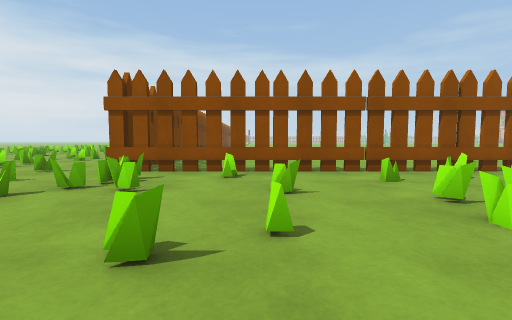
[1] (above)

24 first-person views from a walk through a scene from a Unity 3-D project. The camera is 0.72 m above the floor, tilts 4° down and sees 85° across. The floor is counted in squares, 1 m on a side. Each view is taken from the middle of a square. On the plan, view 1 faces up. The plan holds only what a view shows up to about 10 squares ahead; the rest is blank. The place goes on beyond the plan. The player is left out. Some animated figures are not drawn. Some surface patterns are stand-ins.

[2]
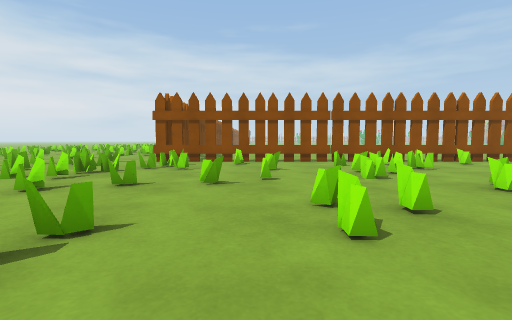

[3]
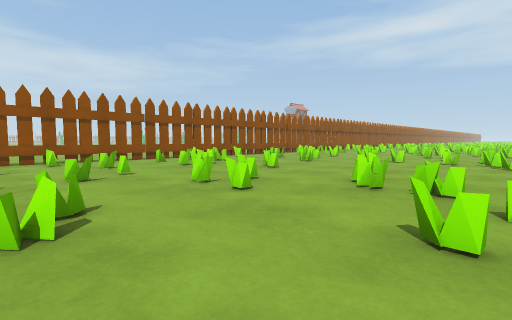

[4]
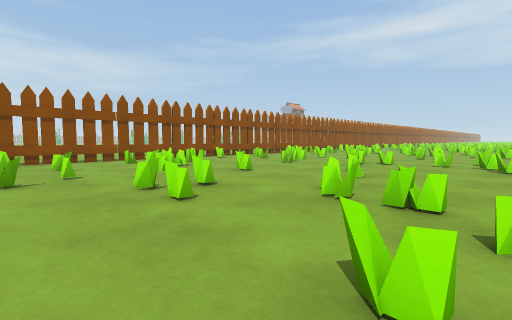

[5]
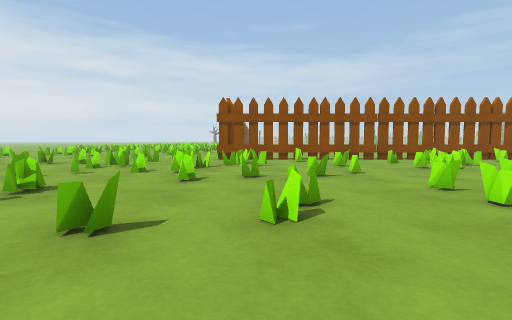

[6]
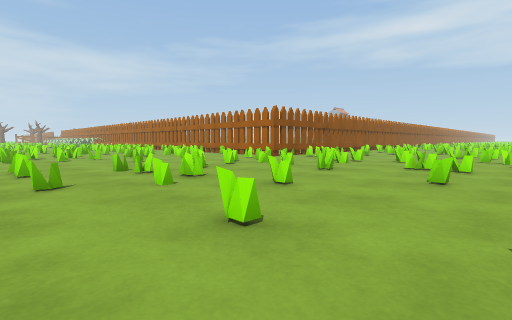

[7]
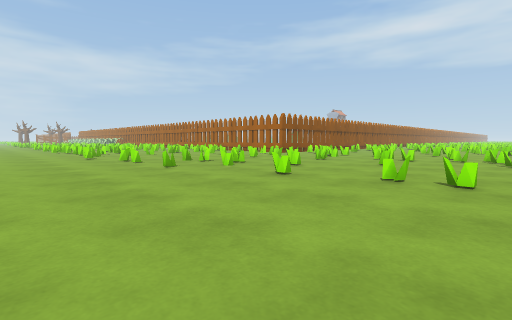

[8]
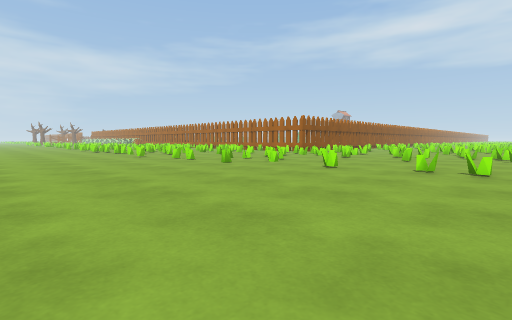

[9]
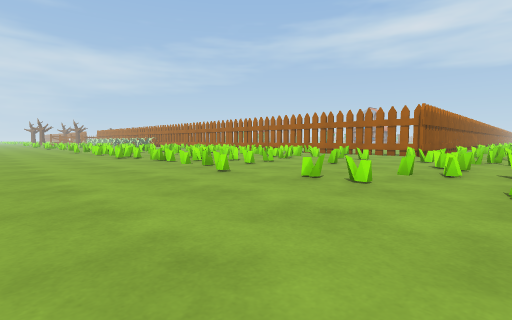

[10]
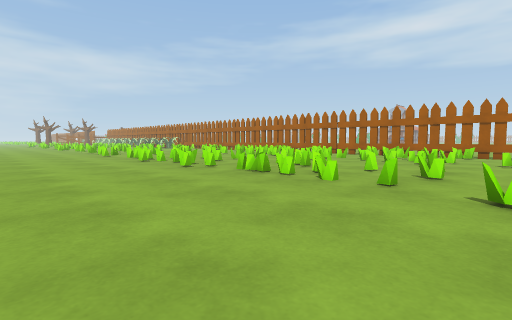

[11]
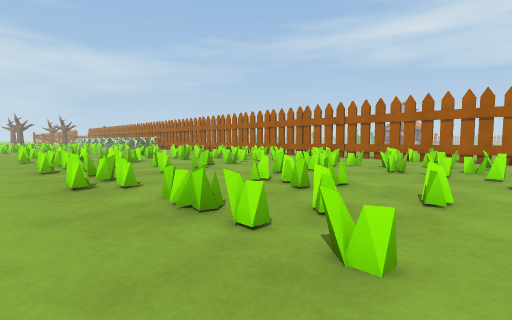

[12]
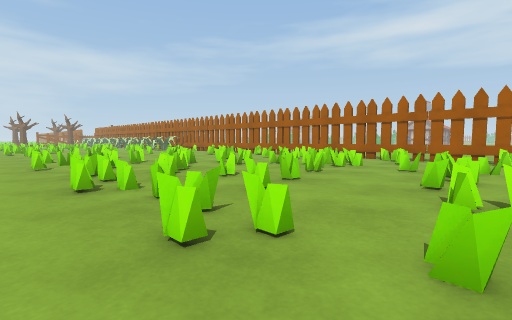

[13]
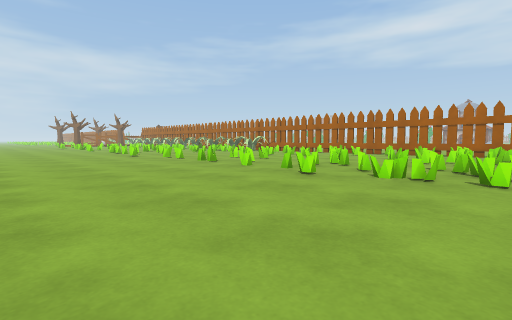

[14]
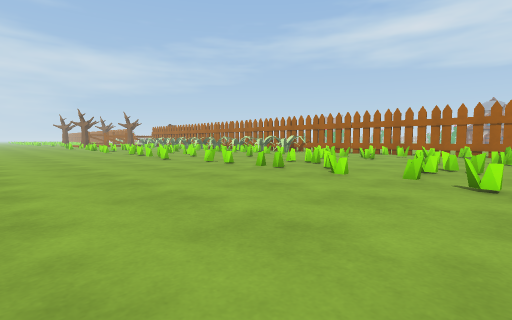

[15]
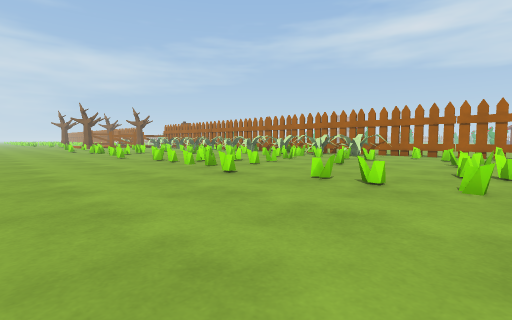

[16]
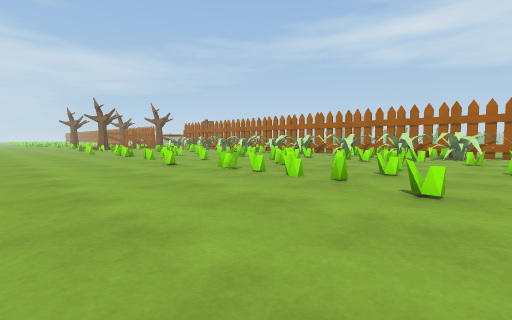

[17]
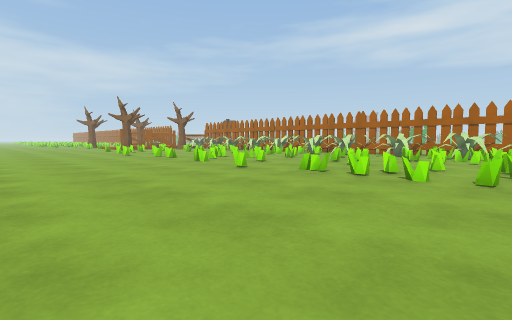

[18]
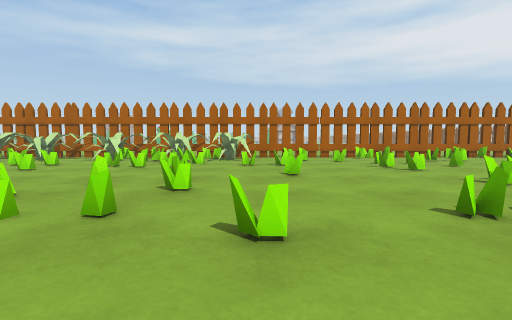

[19]
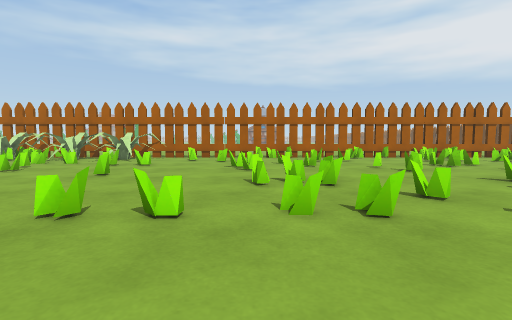

[20]
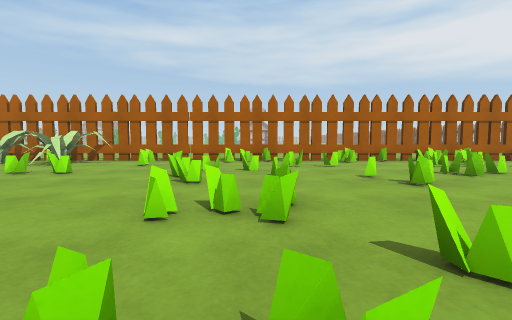

[21]
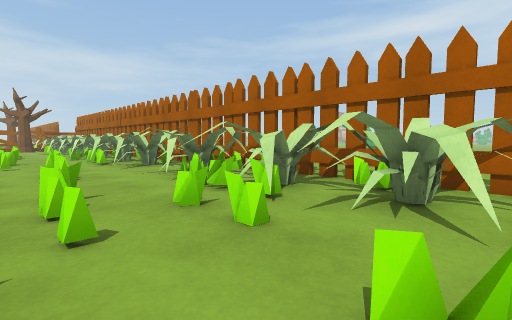

[22]
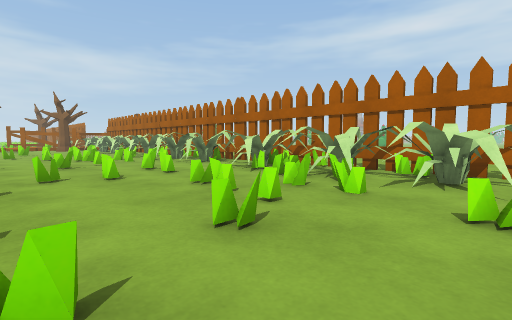

[23]
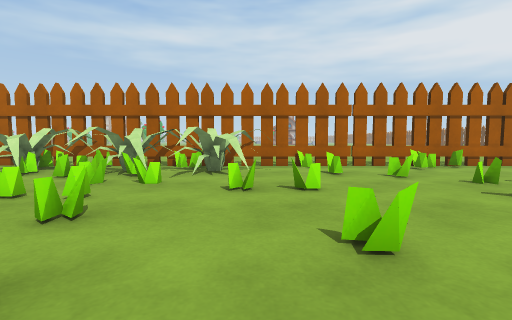

[24]
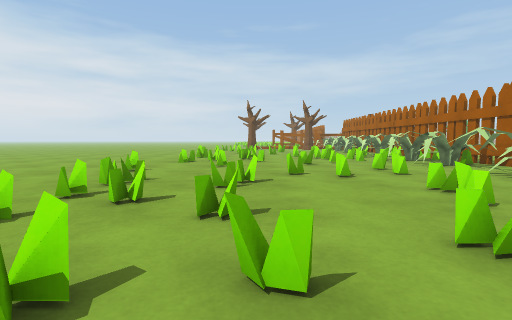

### Floor plan
Key: @ floor where view 1 was taken; # wall or solid block; x gap in a wall; . floor; = window, fence, low wall or low ledge; F fence; B bush.
Columns run from 18 left of view 1 to 7 right of it. Each row starts with its distance up from view 1.
 41 ......===...#BBF
 40 ......=...=..BBF
 39 .......=.....BBF
 38 .....=.....=BBBF
 37 .........===BBBF
 36 ......=.=#=#B#BF
 35 ......=...#==#BF..
 34 .......==.==BBBF..
 33 ......=#=.=.#BBF
 32 .......==....BBF.
 31  ....=.....=B.BF.
 30 .........=.=...F.
 29 ......=......=.F
 28 ......=.....=..F.
 27 ........=.=...=F.
 26 ......=.=......F
 25 .......=...===.F
 24 ......=...==#=.F
 23 ......==..=# #=F
 22 .....=..=..=# =F
 21 .......=#=.===#F
 20 ......=#====#==F
 19 ......=========F
 18 .....====.====#F
 17  ....====x=====F
 16  .....===....==F
 15  ....==....===#F
 14  ........====#=F
 13  .....=.=...===F
 12  .....=.=..====F
 11  .....=....===#F
 10  .....=.=.=.=. F
  9  ......=.......F. .... ..
  8  ....=...=.=...F..........
  7  ........=...=.FFFFFF.FFFF
  6  .....=....=....F...FFF.F.
  5 ......==.=.=.==.=...=.=...
  4 ........==..=#===.=...=..
  3 ......=.=...===.....==...
  2 .......=...====.=x=.=.=.==
  1 .........=.....=......=...
  0 .......=.....=....@==....=
 -1 ..........=..=..=..=...=..
 -2 .......=.....x.=....===...
 -3 .......=.....==.....=.....
 -4 ......... ..=   ..==.. ..=

Positions as (right, up) in squares from view 1, and headings:
1: (0, 0), facing up
2: (0, -3), facing up
3: (-2, -4), facing up-right
4: (-1, -4), facing up-right
5: (-2, -4), facing up
6: (-13, -2), facing up-right
7: (-16, -4), facing up-right
8: (-18, -4), facing up-right
9: (-17, 3), facing up-right
10: (-17, 8), facing up-right
11: (-14, 10), facing up-right
12: (-14, 13), facing up-right
13: (-18, 18), facing up-right
14: (-18, 21), facing up-right
15: (-17, 26), facing up-right
16: (-17, 30), facing up-right
17: (-18, 32), facing up-right
18: (-15, 31), facing right
19: (-15, 27), facing right
20: (-13, 26), facing right
21: (-8, 31), facing up-right
22: (-10, 31), facing up-right
23: (-11, 31), facing right
24: (-10, 31), facing up
